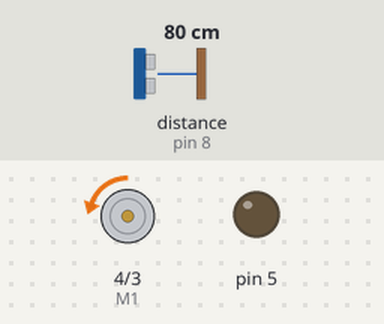
Recording of a sketch running on a simulated Arduino Uno, built for the host (arithmetic inside an expression is 32-bit, double 64-bit). Shown: direction and speed pins drawn as motors (green arrow = direction pin HIGH = forward, orange = LOW = backward, longer = more drive), output pins drawn as LEDs (lit = HIGH). Wiring (inferred from the names in the program): ultrasonic range finder: trigger pin 7; echo pin 8. The inputs (shaded band) are chosen by the test bench; at power-on: distance to the obstacle (sensor on pin 8) 80 cm. The echo pulse lasts 58.3 µs per cm; pins used as bus, display or sensor lines are not drawn; what the sketch prints to the serial monitor is not drawn.

Above: at 1.2 s.
1.3 s: distance to the obstacle (sensor on pin 8) set to 2 cm
4.3 s: distance to the obstacle (sensor on pin 8) set to 18 cm
Timing chart, 0 to 7.3 s (numbered marks = the images above; inputs shaded):
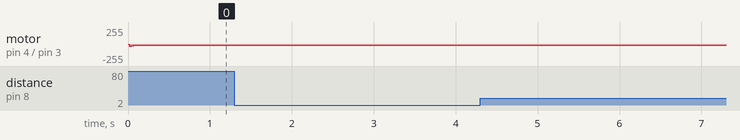

The sketch:

essai_complet.ino
```cpp
const int E1 = 3; ///<Motor1 Speed
const int M1 = 4; ///<Motor1 Direction
const int trigPin = 7;
const int echoPin = 8;
float temp = 220 ;
float dernier = 50;
float dernieres[5] = {50, 50, 50, 50, 50};

int courant = 0;
int linfini = 0;

template <int order> // order is 1 or 2
class LowPass
{
  private:
    float a[order];
    float b[order+1];
    float omega0;
    float dt;
    bool adapt;
    float tn1 = 0;
    float x[order+1]; // Raw values
    float y[order+1]; // Filtered values

  public:
    LowPass(float f0, float fs, bool adaptive){
      // f0: cutoff frequency (Hz)
      // fs: sample frequency (Hz)
      // adaptive: boolean flag, if set to 1, the code will automatically set
      // the sample frequency based on the time history.

      omega0 = 6.28318530718*f0;
      dt = 1.0/fs;
      adapt = adaptive;
      tn1 = -dt;
      for(int k = 0; k < order+1; k++){
        x[k] = 0;
        y[k] = 0;
      }
      setCoef();
    }

    void setCoef(){
      if(adapt){
        float t = micros()/1.0e6;
        dt = t - tn1;
        tn1 = t;
      }

      float alpha = omega0*dt;
      if(order==1){
        a[0] = -(alpha - 2.0)/(alpha+2.0);
        b[0] = alpha/(alpha+2.0);
        b[1] = alpha/(alpha+2.0);
      }
      if(order==2){
        float alphaSq = alpha*alpha;
        float beta[] = {1, sqrt(2), 1};
        float D = alphaSq*beta[0] + 2*alpha*beta[1] + 4*beta[2];
        b[0] = alphaSq/D;
        b[1] = 2*b[0];
        b[2] = b[0];
        a[0] = -(2*alphaSq*beta[0] - 8*beta[2])/D;
        a[1] = -(beta[0]*alphaSq - 2*beta[1]*alpha + 4*beta[2])/D;
      }
    }

    float filt(float xn){
      // Provide me with the current raw value: x
      // I will give you the current filtered value: y
      if(adapt){
        setCoef(); // Update coefficients if necessary
      }
      y[0] = 0;
      x[0] = xn;
      // Compute the filtered values
      for(int k = 0; k < order; k++){
        y[0] += a[k]*y[k+1] + b[k]*x[k];
      }
      y[0] += b[order]*x[order];

      // Save the historical values
      for(int k = order; k > 0; k--){
        y[k] = y[k-1];
        x[k] = x[k-1];
      }

      // Return the filtered value
      return y[0];
    }
};

float filtreBase1(float rawData, float lastFiltered, int fcoupure, float Te)
{
  /*
  Filtre linéaire numérique d'ordre 1, comme on a vu en physique CN2
  */
  float tau = 1/6.28/fcoupure;
  float filtered = (tau-Te)/tau * lastFiltered + Te/tau * rawData;
  return filtered;
}
//int combien = 5;
float moyenneGlissante(float (&lastData)[5], float nouvelleValeur, int indiceCourant)
{
  /*
  moyenneGlissante requiert un tableau de 5 (ou autre valeur, à voir!!) précédentes valeurs
  d'origine (donc à combiner avec la fonction passebas que tu as créée Antonio), la nouvelle valeur
  qui remplacera la plus ancienne du tableau (il s'agit d'un indice "glissant" qui devra être
  initialisé en global puis incrémenté à la fin de chaque exécution de void loop())
  */

  int indiceGlissant = indiceCourant % 5;
  lastData[indiceCourant] = nouvelleValeur;
  float somme = 0;
  int i;
  for (i = 0; i<5; i++)
  {
    somme += lastData[i];
  }
  return somme / 5;
}
float filtreComplet(float (&lastData)[5], float nouvelleValeur, int indiceCourant, int &infini)
{
  /*
  nécessite simplement une initialisation de l'indice courant et de l'infini à 0 tous les deux
  */
  int indiceGlissant = indiceCourant % 5;
  if (nouvelleValeur > 1000 && infini < 100) // pics erratiques
  {
    infini += 1;
    if (indiceGlissant == 0) { return  moyenneGlissante(lastData, lastData[5], indiceGlissant); }
    else {return moyenneGlissante(lastData, lastData[indiceGlissant - 1], indiceGlissant);}
    /*
    if (indiceCourant == 0) { lastData[indiceGlissant] = lastData[combien - 1]; }
    else {lastData[indiceGlissant] = lastData[indiceGlissant - 1];}
    float somme = 0;
    for (int i = 0; i<10; i++)
    {
      somme += lastData[i];
    }
    return somme / combien;
    */
  }
  else if (infini >= 100) // ca fait plus de cent mesures que c'est à l'infini, c'est pour l'arrêter
  {
    return nouvelleValeur;
  }
  else // tous les autres cas, on filtre pour lisser la courbe
  {
    infini = 0;
    return moyenneGlissante(lastData, nouvelleValeur, indiceCourant);
  }
}


float passebas(float cm , float temp, float valeurLim){

  float cmFiltre ;

  if ( cm <= valeurLim ) {
    float cmFiltre = cm ;
  }
  else {
    float cmFiltre = temp ;
  }

  return cmFiltre ;
}

void M1_advance(char Speed) ///<Motor1 Advance
{
  digitalWrite(M1,LOW);
  analogWrite(E1,Speed);
}

void M1_back(char Speed) ///<Motor1 Back off
{
 digitalWrite(M1,HIGH);
 analogWrite(E1,Speed);
}

void M1_stop()
{
  digitalWrite(M1,HIGH);
  analogWrite(E1, 0);
}

int mesureSonar()
{
  long duration, cm;

  digitalWrite(trigPin, LOW);
  delayMicroseconds(2);
  digitalWrite(trigPin, HIGH);
  delayMicroseconds(10);
  digitalWrite(trigPin, LOW);

  duration = pulseIn(echoPin, HIGH);
  cm = microsecondsToCentimeters(duration);

  return cm ;
}

void setup() {
  ///Serial.begin(115200);
  Serial.begin(9600);
  pinMode(trigPin,OUTPUT);
  pinMode(echoPin,INPUT);

  for(int i=3;i<6;i++)
    pinMode(i,OUTPUT);

}

void loop() {

  float cm = mesureSonar();
  //float valeurLim = cm + 50 ;
  //float cmFiltre = passebas(cm , temp, valeurLim);
  float valeurFiltree = filtreBase1(cm, dernier, 15, 0.01);
  float completude = filtreComplet(dernieres, cm, courant, linfini);

  // LowPass<2> lp(6000, 100, true);

  // float cmf = lp.filt(cm);

  float vitesse = map(completude, 5, 100, 100, 0); //modifie

  Serial.print(cm);
  Serial.print("cm  ");
  //Serial.print(cmFiltre);
  //Serial.print("cmFiltre ");
  //Serial.print(valeurFiltree);
  //Serial.print(" valeurFiltree ");
  Serial.print(completude);
  Serial.print(" complet ");
  Serial.println();


  if ( completude <= 100) { // modifie
    M1_advance(vitesse);
  }
  else {
    M1_stop();
  }

  //float temp = cmFiltre;
  float dernier = valeurFiltree;
  courant += 1;
}

long microsecondsToCentimeters(long microseconds) {
  return microseconds / 29 / 2;
}
```

Measured:
- after the input at 1.3 s, every drawn part: stays the same
- after the input at 4.3 s, every drawn part: stays the same
